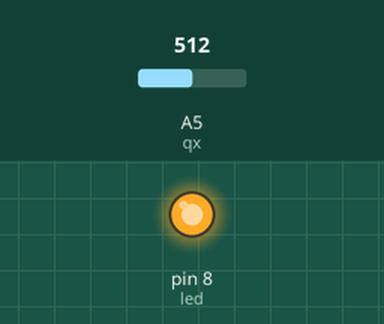
This sketch was run on a simulated Arduino Uno, built with avr-gcc and run on an emulated ATmega328P. Parts: output pins drawn as LEDs (lit = HIGH). Inputs (shaded band) come from the test bench; at power-on: A5 (qx) = 512.

Above: at 1.2 s.
1.3 s: A5 (qx) set to 217
2.8 s: A5 (qx) set to 190
At 3.9 s:
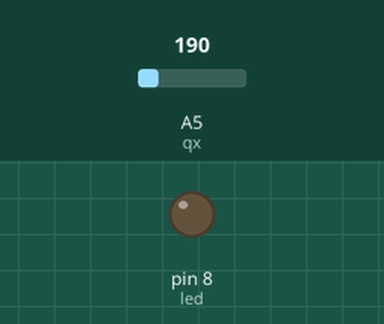
4.3 s: A5 (qx) set to 210
At 5.0 s:
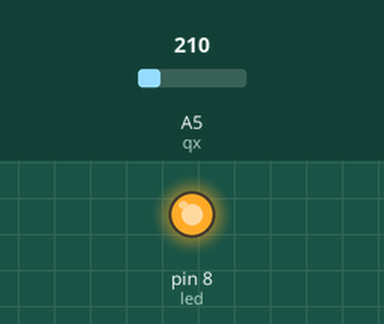
5.8 s: A5 (qx) set to 122
At 6.2 s:
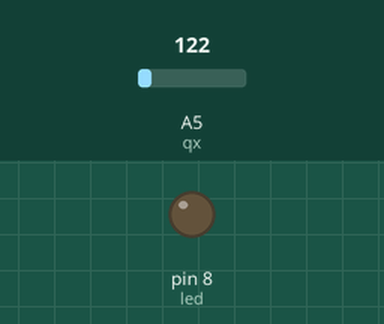
Timing chart, 0 to 8.3 s (numbered marks = the images above; inputs shaded):
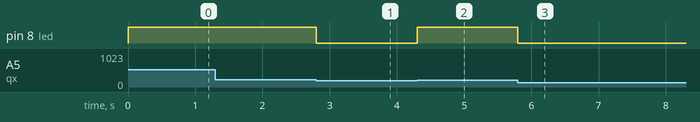

The sketch:

8_qingxie.ino
```cpp
int led=8;
int qx=5;
int num;
void setup(){
  pinMode(led,OUTPUT);
}
void loop(){
  while(1){
    num=analogRead(qx);
    if (num>200){
      digitalWrite(led,HIGH);
    }
    else {
      digitalWrite(led,LOW);
    }
//    delay(500);
    break;
  }
}
```

Measured:
- the behaviour switches between 201 and 200 on A5 (qx) (found by bisection; images 0 and 1)
- after the input at 1.3 s, every drawn part: stays the same
- after the input at 2.8 s, pin 8 (led): HIGH → LOW at once
- after the input at 4.3 s, pin 8 (led): LOW → HIGH at once
- after the input at 5.8 s, pin 8 (led): HIGH → LOW at once
